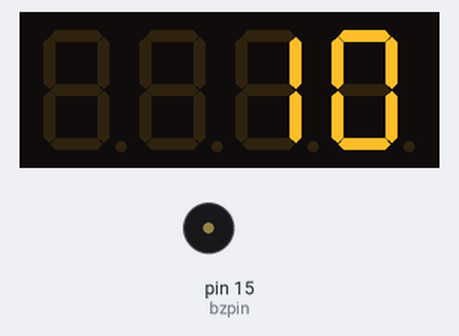
Simulated run of this sketch. Board: Arduino Uno, built with avr-gcc and run on an emulated ATmega328P. Parts: 4-digit seven-segment display, buzzer (waves = sounding).

Above: at 0.1 s.
At 5.2 s:
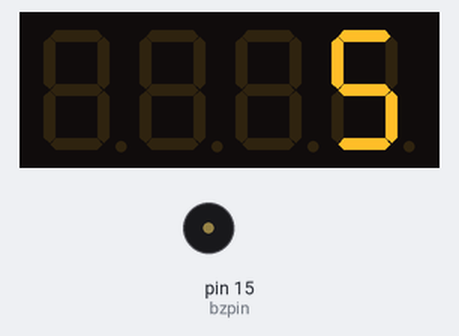
At 10.3 s:
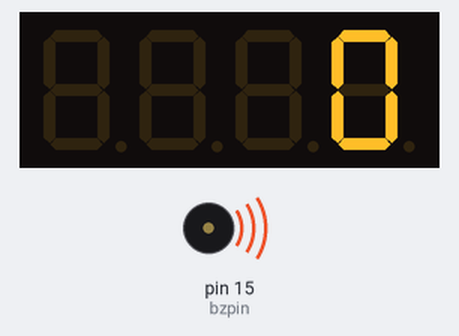
At 13.3 s:
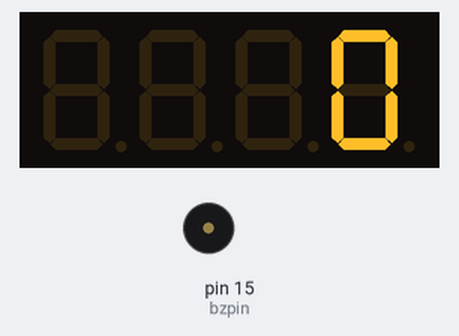
Timing chart, 0 to 14.8 s (numbered marks = the images above):
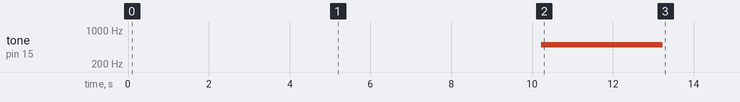

The sketch:

alarm.ino
```cpp
#include <TM1637Display.h>

const int bzpin = 15; //buzzer pin
const int dpClk = 16; //display CLK
const int dpDio = 17; //display DIO
unsigned int cnt = 10; //timer count

TM1637Display display(dpClk, dpDio);

void setup()
{
  display.setBrightness(0x0a);
  while (true) {
    if (cnt == 0) {
      display.showNumberDec(cnt);
      tone(bzpin, 500, 3000);
      break;
    }
    display.showNumberDec(cnt);
    cnt--;
    delay(1000);
  }
}

void loop()
{

}
```

Measured:
- by itself, tone on pin 15 (bzpin): silent → 500 Hz at 10.2 s, → silent 3.0 s later
- what the display in image 1 shows lasts 1.0 s, from 5.1 s to 6.1 s
